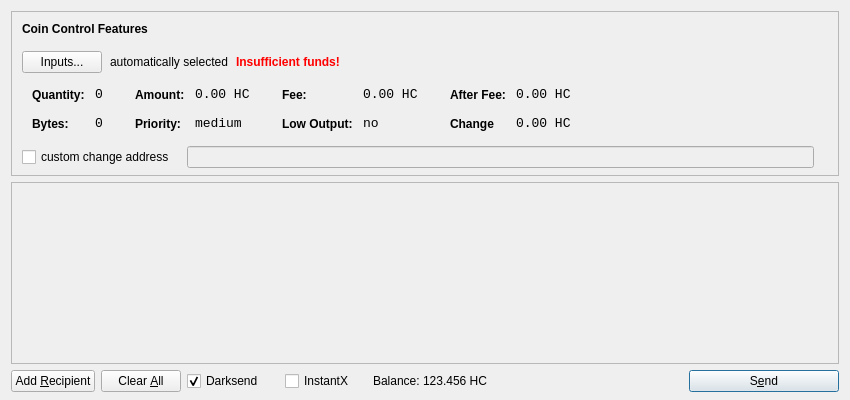
<?xml version="1.0" encoding="UTF-8"?>
<ui version="4.0">
 <class>SendCoinsDialog</class>
 <widget class="QDialog" name="SendCoinsDialog">
  <property name="geometry">
   <rect>
    <x>0</x>
    <y>0</y>
    <width>850</width>
    <height>400</height>
   </rect>
  </property>
  <property name="windowTitle">
   <string>Send Coins</string>
  </property>
  <layout class="QVBoxLayout" name="verticalLayout" stretch="0,1,0">
   <property name="bottomMargin">
    <number>8</number>
   </property>
   <item>
    <widget class="QFrame" name="frameCoinControl">
     <property name="sizePolicy">
      <sizepolicy hsizetype="Expanding" vsizetype="Expanding">
       <horstretch>0</horstretch>
       <verstretch>0</verstretch>
      </sizepolicy>
     </property>
     <property name="maximumSize">
      <size>
       <width>16777215</width>
       <height>16777215</height>
      </size>
     </property>
     <property name="frameShape">
      <enum>QFrame::StyledPanel</enum>
     </property>
     <property name="frameShadow">
      <enum>QFrame::Sunken</enum>
     </property>
     <layout class="QVBoxLayout" name="verticalLayoutCoinControl2">
      <property name="spacing">
       <number>-1</number>
      </property>
      <property name="leftMargin">
       <number>0</number>
      </property>
      <property name="topMargin">
       <number>0</number>
      </property>
      <property name="rightMargin">
       <number>0</number>
      </property>
      <property name="bottomMargin">
       <number>6</number>
      </property>
      <item>
       <layout class="QVBoxLayout" name="verticalLayoutCoinControl" stretch="0,0,0,0,1">
        <property name="spacing">
         <number>0</number>
        </property>
        <property name="leftMargin">
         <number>10</number>
        </property>
        <property name="topMargin">
         <number>10</number>
        </property>
        <item>
         <layout class="QHBoxLayout" name="horizontalLayoutCoinControl1">
          <property name="bottomMargin">
           <number>15</number>
          </property>
          <item>
           <widget class="QLabel" name="labelCoinControlFeatures">
            <property name="sizePolicy">
             <sizepolicy hsizetype="Preferred" vsizetype="Maximum">
              <horstretch>0</horstretch>
              <verstretch>0</verstretch>
             </sizepolicy>
            </property>
            <property name="font">
             <font>
              <weight>75</weight>
              <bold>true</bold>
             </font>
            </property>
            <property name="styleSheet">
             <string notr="true">font-weight:bold;</string>
            </property>
            <property name="text">
             <string>Coin Control Features</string>
            </property>
           </widget>
          </item>
         </layout>
        </item>
        <item>
         <layout class="QHBoxLayout" name="horizontalLayoutCoinControl2" stretch="0,0,0,0">
          <property name="spacing">
           <number>8</number>
          </property>
          <property name="bottomMargin">
           <number>10</number>
          </property>
          <item>
           <widget class="QPushButton" name="pushButtonCoinControl">
            <property name="styleSheet">
             <string notr="true"/>
            </property>
            <property name="text">
             <string>Inputs...</string>
            </property>
           </widget>
          </item>
          <item>
           <widget class="QLabel" name="labelCoinControlAutomaticallySelected">
            <property name="text">
             <string>automatically selected</string>
            </property>
            <property name="margin">
             <number>5</number>
            </property>
           </widget>
          </item>
          <item>
           <widget class="QLabel" name="labelCoinControlInsuffFunds">
            <property name="font">
             <font>
              <weight>75</weight>
              <bold>true</bold>
             </font>
            </property>
            <property name="styleSheet">
             <string notr="true">color:red;font-weight:bold;</string>
            </property>
            <property name="text">
             <string>Insufficient funds!</string>
            </property>
            <property name="margin">
             <number>5</number>
            </property>
           </widget>
          </item>
          <item>
           <spacer name="horizontalSpacerCoinControl">
            <property name="orientation">
             <enum>Qt::Horizontal</enum>
            </property>
            <property name="sizeHint" stdset="0">
             <size>
              <width>40</width>
              <height>1</height>
             </size>
            </property>
           </spacer>
          </item>
         </layout>
        </item>
        <item>
         <widget class="QWidget" name="widgetCoinControl" native="true">
          <property name="sizePolicy">
           <sizepolicy hsizetype="Preferred" vsizetype="Preferred">
            <horstretch>0</horstretch>
            <verstretch>0</verstretch>
           </sizepolicy>
          </property>
          <property name="minimumSize">
           <size>
            <width>0</width>
            <height>0</height>
           </size>
          </property>
          <property name="styleSheet">
           <string notr="true"/>
          </property>
          <layout class="QHBoxLayout" name="horizontalLayoutCoinControl5">
           <property name="margin">
            <number>0</number>
           </property>
           <item>
            <layout class="QHBoxLayout" name="horizontalLayoutCoinControl3" stretch="0,0,0,1">
             <property name="spacing">
              <number>20</number>
             </property>
             <property name="topMargin">
              <number>0</number>
             </property>
             <property name="bottomMargin">
              <number>10</number>
             </property>
             <item>
              <layout class="QFormLayout" name="formLayoutCoinControl1">
               <property name="horizontalSpacing">
                <number>10</number>
               </property>
               <property name="verticalSpacing">
                <number>14</number>
               </property>
               <property name="leftMargin">
                <number>10</number>
               </property>
               <property name="topMargin">
                <number>4</number>
               </property>
               <property name="rightMargin">
                <number>6</number>
               </property>
               <item row="0" column="0">
                <widget class="QLabel" name="labelCoinControlQuantityText">
                 <property name="styleSheet">
                  <string notr="true">font-weight:bold;</string>
                 </property>
                 <property name="text">
                  <string>Quantity:</string>
                 </property>
                 <property name="margin">
                  <number>0</number>
                 </property>
                </widget>
               </item>
               <item row="0" column="1">
                <widget class="QLabel" name="labelCoinControlQuantity">
                 <property name="font">
                  <font>
                   <family>Monospace</family>
                   <pointsize>10</pointsize>
                  </font>
                 </property>
                 <property name="cursor">
                  <cursorShape>IBeamCursor</cursorShape>
                 </property>
                 <property name="contextMenuPolicy">
                  <enum>Qt::ActionsContextMenu</enum>
                 </property>
                 <property name="text">
                  <string>0</string>
                 </property>
                 <property name="margin">
                  <number>0</number>
                 </property>
                 <property name="textInteractionFlags">
                  <set>Qt::LinksAccessibleByMouse|Qt::TextSelectableByKeyboard|Qt::TextSelectableByMouse</set>
                 </property>
                </widget>
               </item>
               <item row="1" column="0">
                <widget class="QLabel" name="labelCoinControlBytesText">
                 <property name="styleSheet">
                  <string notr="true">font-weight:bold;</string>
                 </property>
                 <property name="text">
                  <string>Bytes:</string>
                 </property>
                </widget>
               </item>
               <item row="1" column="1">
                <widget class="QLabel" name="labelCoinControlBytes">
                 <property name="font">
                  <font>
                   <family>Monospace</family>
                   <pointsize>10</pointsize>
                  </font>
                 </property>
                 <property name="cursor">
                  <cursorShape>IBeamCursor</cursorShape>
                 </property>
                 <property name="contextMenuPolicy">
                  <enum>Qt::ActionsContextMenu</enum>
                 </property>
                 <property name="text">
                  <string>0</string>
                 </property>
                 <property name="textInteractionFlags">
                  <set>Qt::LinksAccessibleByMouse|Qt::TextSelectableByKeyboard|Qt::TextSelectableByMouse</set>
                 </property>
                </widget>
               </item>
              </layout>
             </item>
             <item>
              <layout class="QFormLayout" name="formLayoutCoinControl2">
               <property name="horizontalSpacing">
                <number>10</number>
               </property>
               <property name="verticalSpacing">
                <number>14</number>
               </property>
               <property name="leftMargin">
                <number>6</number>
               </property>
               <property name="topMargin">
                <number>4</number>
               </property>
               <property name="rightMargin">
                <number>6</number>
               </property>
               <item row="0" column="0">
                <widget class="QLabel" name="labelCoinControlAmountText">
                 <property name="styleSheet">
                  <string notr="true">font-weight:bold;</string>
                 </property>
                 <property name="text">
                  <string>Amount:</string>
                 </property>
                 <property name="margin">
                  <number>0</number>
                 </property>
                </widget>
               </item>
               <item row="0" column="1">
                <widget class="QLabel" name="labelCoinControlAmount">
                 <property name="font">
                  <font>
                   <family>Monospace</family>
                   <pointsize>10</pointsize>
                  </font>
                 </property>
                 <property name="cursor">
                  <cursorShape>IBeamCursor</cursorShape>
                 </property>
                 <property name="contextMenuPolicy">
                  <enum>Qt::ActionsContextMenu</enum>
                 </property>
                 <property name="text">
                  <string>0.00 HC</string>
                 </property>
                 <property name="textInteractionFlags">
                  <set>Qt::LinksAccessibleByMouse|Qt::TextSelectableByKeyboard|Qt::TextSelectableByMouse</set>
                 </property>
                </widget>
               </item>
               <item row="1" column="0">
                <widget class="QLabel" name="labelCoinControlPriorityText">
                 <property name="styleSheet">
                  <string notr="true">font-weight:bold;</string>
                 </property>
                 <property name="text">
                  <string>Priority:</string>
                 </property>
                </widget>
               </item>
               <item row="1" column="1">
                <widget class="QLabel" name="labelCoinControlPriority">
                 <property name="font">
                  <font>
                   <family>Monospace</family>
                   <pointsize>10</pointsize>
                  </font>
                 </property>
                 <property name="cursor">
                  <cursorShape>IBeamCursor</cursorShape>
                 </property>
                 <property name="contextMenuPolicy">
                  <enum>Qt::ActionsContextMenu</enum>
                 </property>
                 <property name="text">
                  <string>medium</string>
                 </property>
                 <property name="textInteractionFlags">
                  <set>Qt::LinksAccessibleByMouse|Qt::TextSelectableByKeyboard|Qt::TextSelectableByMouse</set>
                 </property>
                </widget>
               </item>
              </layout>
             </item>
             <item>
              <layout class="QFormLayout" name="formLayoutCoinControl3">
               <property name="horizontalSpacing">
                <number>10</number>
               </property>
               <property name="verticalSpacing">
                <number>14</number>
               </property>
               <property name="leftMargin">
                <number>6</number>
               </property>
               <property name="topMargin">
                <number>4</number>
               </property>
               <property name="rightMargin">
                <number>6</number>
               </property>
               <item row="0" column="0">
                <widget class="QLabel" name="labelCoinControlFeeText">
                 <property name="styleSheet">
                  <string notr="true">font-weight:bold;</string>
                 </property>
                 <property name="text">
                  <string>Fee:</string>
                 </property>
                 <property name="margin">
                  <number>0</number>
                 </property>
                </widget>
               </item>
               <item row="0" column="1">
                <widget class="QLabel" name="labelCoinControlFee">
                 <property name="font">
                  <font>
                   <family>Monospace</family>
                   <pointsize>10</pointsize>
                  </font>
                 </property>
                 <property name="cursor">
                  <cursorShape>IBeamCursor</cursorShape>
                 </property>
                 <property name="contextMenuPolicy">
                  <enum>Qt::ActionsContextMenu</enum>
                 </property>
                 <property name="text">
                  <string>0.00 HC</string>
                 </property>
                 <property name="textInteractionFlags">
                  <set>Qt::LinksAccessibleByMouse|Qt::TextSelectableByKeyboard|Qt::TextSelectableByMouse</set>
                 </property>
                </widget>
               </item>
               <item row="1" column="0">
                <widget class="QLabel" name="labelCoinControlLowOutputText">
                 <property name="styleSheet">
                  <string notr="true">font-weight:bold;</string>
                 </property>
                 <property name="text">
                  <string>Low Output:</string>
                 </property>
                </widget>
               </item>
               <item row="1" column="1">
                <widget class="QLabel" name="labelCoinControlLowOutput">
                 <property name="font">
                  <font>
                   <family>Monospace</family>
                   <pointsize>10</pointsize>
                  </font>
                 </property>
                 <property name="cursor">
                  <cursorShape>IBeamCursor</cursorShape>
                 </property>
                 <property name="contextMenuPolicy">
                  <enum>Qt::ActionsContextMenu</enum>
                 </property>
                 <property name="text">
                  <string>no</string>
                 </property>
                 <property name="textInteractionFlags">
                  <set>Qt::LinksAccessibleByMouse|Qt::TextSelectableByKeyboard|Qt::TextSelectableByMouse</set>
                 </property>
                </widget>
               </item>
              </layout>
             </item>
             <item>
              <layout class="QFormLayout" name="formLayoutCoinControl4">
               <property name="horizontalSpacing">
                <number>10</number>
               </property>
               <property name="verticalSpacing">
                <number>14</number>
               </property>
               <property name="leftMargin">
                <number>6</number>
               </property>
               <property name="topMargin">
                <number>4</number>
               </property>
               <property name="rightMargin">
                <number>6</number>
               </property>
               <item row="0" column="0">
                <widget class="QLabel" name="labelCoinControlAfterFeeText">
                 <property name="styleSheet">
                  <string notr="true">font-weight:bold;</string>
                 </property>
                 <property name="text">
                  <string>After Fee:</string>
                 </property>
                 <property name="margin">
                  <number>0</number>
                 </property>
                </widget>
               </item>
               <item row="0" column="1">
                <widget class="QLabel" name="labelCoinControlAfterFee">
                 <property name="font">
                  <font>
                   <family>Monospace</family>
                   <pointsize>10</pointsize>
                  </font>
                 </property>
                 <property name="cursor">
                  <cursorShape>IBeamCursor</cursorShape>
                 </property>
                 <property name="contextMenuPolicy">
                  <enum>Qt::ActionsContextMenu</enum>
                 </property>
                 <property name="text">
                  <string>0.00 HC</string>
                 </property>
                 <property name="textInteractionFlags">
                  <set>Qt::LinksAccessibleByMouse|Qt::TextSelectableByKeyboard|Qt::TextSelectableByMouse</set>
                 </property>
                </widget>
               </item>
               <item row="1" column="0">
                <widget class="QLabel" name="labelCoinControlChangeText">
                 <property name="styleSheet">
                  <string notr="true">font-weight:bold;</string>
                 </property>
                 <property name="text">
                  <string>Change</string>
                 </property>
                </widget>
               </item>
               <item row="1" column="1">
                <widget class="QLabel" name="labelCoinControlChange">
                 <property name="font">
                  <font>
                   <family>Monospace</family>
                   <pointsize>10</pointsize>
                  </font>
                 </property>
                 <property name="cursor">
                  <cursorShape>IBeamCursor</cursorShape>
                 </property>
                 <property name="contextMenuPolicy">
                  <enum>Qt::ActionsContextMenu</enum>
                 </property>
                 <property name="text">
                  <string>0.00 HC</string>
                 </property>
                 <property name="textInteractionFlags">
                  <set>Qt::LinksAccessibleByMouse|Qt::TextSelectableByKeyboard|Qt::TextSelectableByMouse</set>
                 </property>
                </widget>
               </item>
              </layout>
             </item>
            </layout>
           </item>
          </layout>
         </widget>
        </item>
        <item>
         <layout class="QHBoxLayout" name="horizontalLayoutCoinControl4" stretch="0,0,0">
          <property name="spacing">
           <number>12</number>
          </property>
          <property name="sizeConstraint">
           <enum>QLayout::SetDefaultConstraint</enum>
          </property>
          <property name="topMargin">
           <number>5</number>
          </property>
          <property name="rightMargin">
           <number>5</number>
          </property>
          <item>
           <widget class="QCheckBox" name="checkBoxCoinControlChange">
            <property name="text">
             <string>custom change address</string>
            </property>
           </widget>
          </item>
          <item>
           <widget class="QLineEdit" name="lineEditCoinControlChange">
            <property name="enabled">
             <bool>false</bool>
            </property>
            <property name="sizePolicy">
             <sizepolicy hsizetype="Expanding" vsizetype="Fixed">
              <horstretch>0</horstretch>
              <verstretch>0</verstretch>
             </sizepolicy>
            </property>
           </widget>
          </item>
          <item>
           <widget class="QLabel" name="labelCoinControlChangeLabel">
            <property name="sizePolicy">
             <sizepolicy hsizetype="Preferred" vsizetype="Expanding">
              <horstretch>0</horstretch>
              <verstretch>0</verstretch>
             </sizepolicy>
            </property>
            <property name="minimumSize">
             <size>
              <width>0</width>
              <height>0</height>
             </size>
            </property>
            <property name="text">
             <string/>
            </property>
            <property name="margin">
             <number>3</number>
            </property>
           </widget>
          </item>
         </layout>
        </item>
        <item>
         <spacer name="verticalSpacerCoinControl">
          <property name="orientation">
           <enum>Qt::Vertical</enum>
          </property>
          <property name="sizeHint" stdset="0">
           <size>
            <width>800</width>
            <height>1</height>
           </size>
          </property>
         </spacer>
        </item>
       </layout>
      </item>
     </layout>
    </widget>
   </item>
   <item>
    <widget class="QScrollArea" name="scrollArea">
     <property name="widgetResizable">
      <bool>true</bool>
     </property>
     <widget class="QWidget" name="scrollAreaWidgetContents">
      <property name="geometry">
       <rect>
        <x>0</x>
        <y>0</y>
        <width>830</width>
        <height>165</height>
       </rect>
      </property>
      <layout class="QVBoxLayout" name="verticalLayout_2">
       <property name="margin">
        <number>0</number>
       </property>
       <item>
        <layout class="QVBoxLayout" name="entries">
         <property name="spacing">
          <number>6</number>
         </property>
        </layout>
       </item>
       <item>
        <spacer name="verticalSpacer">
         <property name="orientation">
          <enum>Qt::Vertical</enum>
         </property>
         <property name="sizeHint" stdset="0">
          <size>
           <width>20</width>
           <height>40</height>
          </size>
         </property>
        </spacer>
       </item>
      </layout>
     </widget>
    </widget>
   </item>
   <item>
    <layout class="QHBoxLayout" name="horizontalLayout">
     <item>
      <widget class="QPushButton" name="addButton">
       <property name="toolTip">
        <string>Send to multiple recipients at once</string>
       </property>
       <property name="text">
        <string>Add &amp;Recipient</string>
       </property>
       <property name="autoDefault">
        <bool>false</bool>
       </property>
      </widget>
     </item>
     <item>
      <widget class="QPushButton" name="clearButton">
       <property name="sizePolicy">
        <sizepolicy hsizetype="Minimum" vsizetype="Fixed">
         <horstretch>0</horstretch>
         <verstretch>0</verstretch>
        </sizepolicy>
       </property>
       <property name="toolTip">
        <string>Remove all transaction fields</string>
       </property>
       <property name="text">
        <string>Clear &amp;All</string>
       </property>
       <property name="autoRepeatDelay">
        <number>300</number>
       </property>
       <property name="autoDefault">
        <bool>false</bool>
       </property>
      </widget>
     </item>
     <item>
      <layout class="QHBoxLayout" name="horizontalLayout_2">
       <property name="spacing">
        <number>3</number>
       </property>
        <item>
        <widget class="QCheckBox" name="checkUseDarksend">
         <property name="minimumSize">
          <size>
           <width>95</width>
           <height>0</height>
          </size>
         </property>
         <property name="text">
          <string>Darksend</string>
         </property>
         <property name="checked">
          <bool>true</bool>
         </property>
        </widget>
       </item>
       <item>
        <widget class="QCheckBox" name="checkInstantX">
         <property name="enabled">
          <bool>true</bool>
         </property>
         <property name="minimumSize">
          <size>
           <width>85</width>
           <height>0</height>
          </size>
         </property>
         <property name="text">
          <string>InstantX</string>
         </property>
        </widget>
       </item>
       <item>
        <widget class="QLabel" name="label">
         <property name="sizePolicy">
          <sizepolicy hsizetype="Preferred" vsizetype="Fixed">
           <horstretch>0</horstretch>
           <verstretch>0</verstretch>
          </sizepolicy>
         </property>
         <property name="text">
          <string>Balance:</string>
         </property>
        </widget>
       </item>
       <item>
        <widget class="QLabel" name="labelBalance">
         <property name="sizePolicy">
          <sizepolicy hsizetype="Preferred" vsizetype="Fixed">
           <horstretch>0</horstretch>
           <verstretch>0</verstretch>
          </sizepolicy>
         </property>
         <property name="cursor">
          <cursorShape>IBeamCursor</cursorShape>
         </property>
         <property name="text">
          <string>123.456 HC</string>
         </property>
         <property name="textInteractionFlags">
          <set>Qt::LinksAccessibleByMouse|Qt::TextSelectableByKeyboard|Qt::TextSelectableByMouse</set>
         </property>
        </widget>
       </item>
      </layout>
     </item>
     <item>
      <spacer name="horizontalSpacer">
       <property name="orientation">
        <enum>Qt::Horizontal</enum>
       </property>
       <property name="sizeHint" stdset="0">
        <size>
         <width>40</width>
         <height>20</height>
        </size>
       </property>
      </spacer>
     </item>
     <item>
      <widget class="QPushButton" name="sendButton">
       <property name="minimumSize">
        <size>
         <width>150</width>
         <height>0</height>
        </size>
       </property>
       <property name="toolTip">
        <string>Confirm the send action</string>
       </property>
       <property name="text">
        <string>S&amp;end</string>
       </property>
       <property name="icon">
        <iconset resource="../bitcoin.qrc">
         <normaloff>:/icons/send</normaloff>:/icons/send</iconset>
       </property>
       <property name="default">
        <bool>true</bool>
       </property>
      </widget>
     </item>
    </layout>
   </item>
  </layout>
 </widget>
 <resources>
  <include location="../bitcoin.qrc"/>
 </resources>
 <connections/>
</ui>
